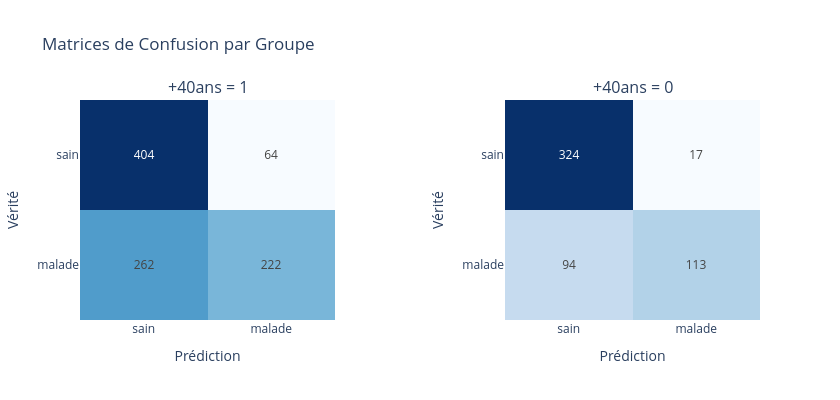

Notebook cell for this chart:
### Code cell
plot_confusion_matrices_side_by_side(
    df=rw_pred,
    group_column='+40ans',
    labels=["sain", "malade"],
)
# plot_confusion_matrix_by_group(rw_pred["labels"], rw_pred["preds"], rw_pred, group_columns=["+40ans"], labels=[0, 1])

### Figure 1 — Plotly figure (JSON) as saved in the notebook; plotly's stock layout.template omitted (floating-point values rounded to 4 significant figures)
{"data": [{"colorscale": [[0, "rgb(247,251,255)"], [0.125, "rgb(222,235,247)"], [0.25, "rgb(198,219,239)"], [0.375, "rgb(158,202,225)"], [0.5, "rgb(107,174,214)"], [0.625, "rgb(66,146,198)"], [0.75, "rgb(33,113,181)"], [0.875, "rgb(8,81,156)"], [1, "rgb(8,48,107)"]], "hoverinfo": "z", "showscale": false, "text": [["404", "64"], ["262", "222"]], "texttemplate": "%{text}", "type": "heatmap", "x": ["sain", "malade"], "xaxis": "x", "y": ["sain", "malade"], "yaxis": "y", "z": [[404, 64], [262, 222]], "zmin": 0}, {"colorscale": [[0, "rgb(247,251,255)"], [0.125, "rgb(222,235,247)"], [0.25, "rgb(198,219,239)"], [0.375, "rgb(158,202,225)"], [0.5, "rgb(107,174,214)"], [0.625, "rgb(66,146,198)"], [0.75, "rgb(33,113,181)"], [0.875, "rgb(8,81,156)"], [1, "rgb(8,48,107)"]], "hoverinfo": "z", "showscale": false, "text": [["324", "17"], ["94", "113"]], "texttemplate": "%{text}", "type": "heatmap", "x": ["sain", "malade"], "xaxis": "x2", "y": ["sain", "malade"], "yaxis": "y2", "z": [[324, 17], [94, 113]], "zmin": 0}], "layout": {"annotations": [{"font": {"size": 16}, "showarrow": false, "text": "+40ans = 1", "x": 0.1875, "xanchor": "center", "xref": "paper", "y": 1, "yanchor": "bottom", "yref": "paper"}, {"font": {"size": 16}, "showarrow": false, "text": "+40ans = 0", "x": 0.8125, "xanchor": "center", "xref": "paper", "y": 1, "yanchor": "bottom", "yref": "paper"}], "height": 400, "title": {"text": "Matrices de Confusion par Groupe"}, "width": 840, "xaxis": {"anchor": "y", "domain": [0, 0.375], "title": {"text": "Prédiction"}}, "xaxis2": {"anchor": "y2", "domain": [0.625, 1], "title": {"text": "Prédiction"}}, "yaxis": {"anchor": "x", "autorange": "reversed", "domain": [0, 1], "title": {"text": "Vérité"}}, "yaxis2": {"anchor": "x2", "autorange": "reversed", "domain": [0, 1], "title": {"text": "Vérité"}}}}
